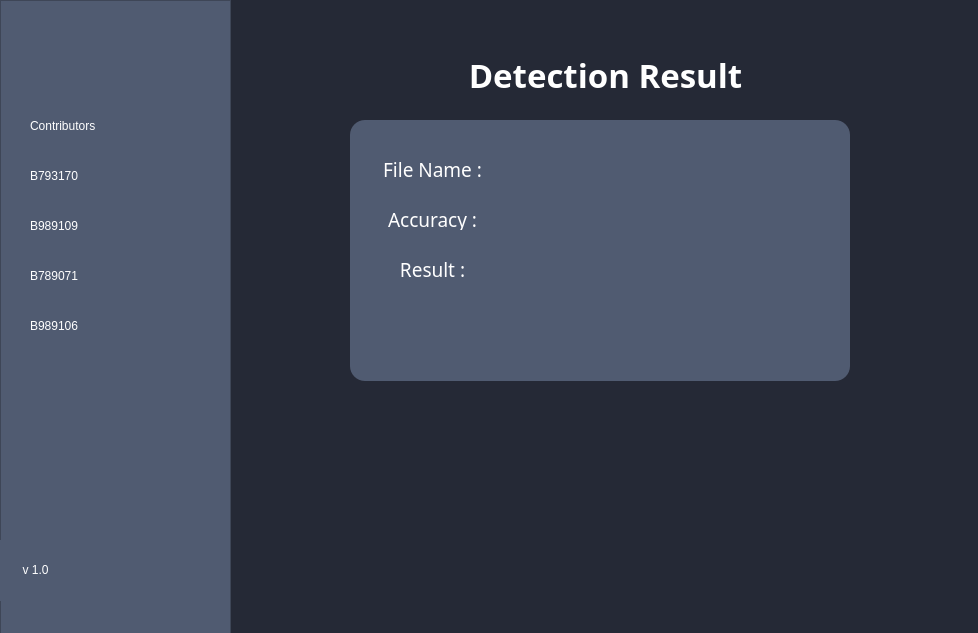
<?xml version="1.0" encoding="UTF-8"?>
<ui version="4.0">
 <class>Dialog</class>
 <widget class="QDialog" name="Dialog">
  <property name="geometry">
   <rect>
    <x>0</x>
    <y>0</y>
    <width>978</width>
    <height>633</height>
   </rect>
  </property>
  <property name="windowTitle">
   <string>Dialog</string>
  </property>
  <property name="styleSheet">
   <string notr="true">background-color:rgb(37, 41, 54)</string>
  </property>
  <widget class="QWidget" name="widget" native="true">
   <property name="geometry">
    <rect>
     <x>0</x>
     <y>0</y>
     <width>981</width>
     <height>781</height>
    </rect>
   </property>
   <property name="minimumSize">
    <size>
     <width>981</width>
     <height>781</height>
    </size>
   </property>
   <property name="maximumSize">
    <size>
     <width>981</width>
     <height>781</height>
    </size>
   </property>
   <widget class="QFrame" name="SideBar">
    <property name="geometry">
     <rect>
      <x>0</x>
      <y>0</y>
      <width>231</width>
      <height>641</height>
     </rect>
    </property>
    <property name="styleSheet">
     <string notr="true">background-color: rgb(80, 91, 113);</string>
    </property>
    <property name="frameShape">
     <enum>QFrame::StyledPanel</enum>
    </property>
    <property name="frameShadow">
     <enum>QFrame::Raised</enum>
    </property>
    <widget class="QPushButton" name="hongiklogo">
     <property name="geometry">
      <rect>
       <x>10</x>
       <y>30</y>
       <width>201</width>
       <height>51</height>
      </rect>
     </property>
     <property name="minimumSize">
      <size>
       <width>201</width>
       <height>51</height>
      </size>
     </property>
     <property name="maximumSize">
      <size>
       <width>201</width>
       <height>51</height>
      </size>
     </property>
     <property name="styleSheet">
      <string notr="true">border:none;</string>
     </property>
     <property name="text">
      <string/>
     </property>
     <property name="icon">
      <iconset resource="Resources/resources.qrc">
       <normaloff>:/icons/hongik.png</normaloff>:/icons/hongik.png</iconset>
     </property>
     <property name="iconSize">
      <size>
       <width>180</width>
       <height>200</height>
      </size>
     </property>
    </widget>
    <widget class="QPushButton" name="menu">
     <property name="geometry">
      <rect>
       <x>30</x>
       <y>100</y>
       <width>200</width>
       <height>51</height>
      </rect>
     </property>
     <property name="minimumSize">
      <size>
       <width>200</width>
       <height>0</height>
      </size>
     </property>
     <property name="maximumSize">
      <size>
       <width>200</width>
       <height>16777215</height>
      </size>
     </property>
     <property name="styleSheet">
      <string notr="true">text-align:left;
font: 63 15pt &quot;Bahnschrift SemiBold SemiConden&quot;;
color: rgb(255, 255, 255);
border:none;</string>
     </property>
     <property name="text">
      <string>Contributors</string>
     </property>
     <property name="icon">
      <iconset resource="Resources/resources.qrc">
       <normaloff>:/icons/menu.png</normaloff>:/icons/menu.png</iconset>
     </property>
     <property name="iconSize">
      <size>
       <width>26</width>
       <height>26</height>
      </size>
     </property>
    </widget>
    <widget class="QPushButton" name="menu_2">
     <property name="geometry">
      <rect>
       <x>30</x>
       <y>150</y>
       <width>130</width>
       <height>51</height>
      </rect>
     </property>
     <property name="minimumSize">
      <size>
       <width>130</width>
       <height>0</height>
      </size>
     </property>
     <property name="maximumSize">
      <size>
       <width>130</width>
       <height>16777215</height>
      </size>
     </property>
     <property name="styleSheet">
      <string notr="true">text-align:left;
font: 63 15pt &quot;Bahnschrift SemiBold SemiConden&quot;;
color: rgb(255, 255, 255);
border:none;</string>
     </property>
     <property name="text">
      <string>B793170</string>
     </property>
     <property name="icon">
      <iconset resource="Resources/resources.qrc">
       <normaloff>:/icons/person.png</normaloff>:/icons/person.png</iconset>
     </property>
     <property name="iconSize">
      <size>
       <width>26</width>
       <height>26</height>
      </size>
     </property>
    </widget>
    <widget class="QPushButton" name="menu_3">
     <property name="geometry">
      <rect>
       <x>30</x>
       <y>200</y>
       <width>130</width>
       <height>51</height>
      </rect>
     </property>
     <property name="minimumSize">
      <size>
       <width>130</width>
       <height>0</height>
      </size>
     </property>
     <property name="maximumSize">
      <size>
       <width>130</width>
       <height>16777215</height>
      </size>
     </property>
     <property name="styleSheet">
      <string notr="true">text-align:left;
font: 63 15pt &quot;Bahnschrift SemiBold SemiConden&quot;;
color: rgb(255, 255, 255);
border:none;</string>
     </property>
     <property name="text">
      <string>B989109</string>
     </property>
     <property name="icon">
      <iconset resource="Resources/resources.qrc">
       <normaloff>:/icons/person.png</normaloff>:/icons/person.png</iconset>
     </property>
     <property name="iconSize">
      <size>
       <width>26</width>
       <height>26</height>
      </size>
     </property>
    </widget>
    <widget class="QPushButton" name="menu_4">
     <property name="geometry">
      <rect>
       <x>30</x>
       <y>250</y>
       <width>130</width>
       <height>51</height>
      </rect>
     </property>
     <property name="minimumSize">
      <size>
       <width>130</width>
       <height>0</height>
      </size>
     </property>
     <property name="maximumSize">
      <size>
       <width>130</width>
       <height>16777215</height>
      </size>
     </property>
     <property name="styleSheet">
      <string notr="true">text-align:left;
font: 63 15pt &quot;Bahnschrift SemiBold SemiConden&quot;;
color: rgb(255, 255, 255);
border:none;</string>
     </property>
     <property name="text">
      <string>B789071</string>
     </property>
     <property name="icon">
      <iconset resource="Resources/resources.qrc">
       <normaloff>:/icons/person.png</normaloff>:/icons/person.png</iconset>
     </property>
     <property name="iconSize">
      <size>
       <width>26</width>
       <height>26</height>
      </size>
     </property>
    </widget>
    <widget class="QPushButton" name="menu_5">
     <property name="geometry">
      <rect>
       <x>30</x>
       <y>300</y>
       <width>130</width>
       <height>51</height>
      </rect>
     </property>
     <property name="minimumSize">
      <size>
       <width>130</width>
       <height>0</height>
      </size>
     </property>
     <property name="maximumSize">
      <size>
       <width>130</width>
       <height>16777215</height>
      </size>
     </property>
     <property name="styleSheet">
      <string notr="true">text-align:left;
font: 63 15pt &quot;Bahnschrift SemiBold SemiConden&quot;;
color: rgb(255, 255, 255);
border:none;</string>
     </property>
     <property name="text">
      <string>B989106</string>
     </property>
     <property name="icon">
      <iconset resource="Resources/resources.qrc">
       <normaloff>:/icons/person.png</normaloff>:/icons/person.png</iconset>
     </property>
     <property name="iconSize">
      <size>
       <width>26</width>
       <height>26</height>
      </size>
     </property>
    </widget>
    <widget class="QPushButton" name="github">
     <property name="geometry">
      <rect>
       <x>170</x>
       <y>550</y>
       <width>51</width>
       <height>41</height>
      </rect>
     </property>
     <property name="minimumSize">
      <size>
       <width>51</width>
       <height>41</height>
      </size>
     </property>
     <property name="maximumSize">
      <size>
       <width>51</width>
       <height>41</height>
      </size>
     </property>
     <property name="styleSheet">
      <string notr="true">QPushButton{
	border:none;
}</string>
     </property>
     <property name="text">
      <string/>
     </property>
     <property name="icon">
      <iconset resource="Resources/resources.qrc">
       <normaloff>:/icons/githubblack.png</normaloff>:/icons/githubblack.png</iconset>
     </property>
     <property name="iconSize">
      <size>
       <width>32</width>
       <height>32</height>
      </size>
     </property>
     <property name="checkable">
      <bool>false</bool>
     </property>
     <property name="checked">
      <bool>false</bool>
     </property>
     <property name="flat">
      <bool>false</bool>
     </property>
    </widget>
    <widget class="QLabel" name="VersionInfo">
     <property name="geometry">
      <rect>
       <x>-20</x>
       <y>540</y>
       <width>111</width>
       <height>61</height>
      </rect>
     </property>
     <property name="minimumSize">
      <size>
       <width>111</width>
       <height>61</height>
      </size>
     </property>
     <property name="maximumSize">
      <size>
       <width>111</width>
       <height>61</height>
      </size>
     </property>
     <property name="styleSheet">
      <string notr="true">font: 63 14pt &quot;Bahnschrift SemiBold SemiConden&quot;;</string>
     </property>
     <property name="text">
      <string>&lt;html&gt;&lt;head/&gt;&lt;body&gt;&lt;p&gt;&lt;span style=&quot; color:#ffffff;&quot;&gt;v 1.0&lt;/span&gt;&lt;/p&gt;&lt;/body&gt;&lt;/html&gt;</string>
     </property>
     <property name="alignment">
      <set>Qt::AlignCenter</set>
     </property>
    </widget>
   </widget>
   <widget class="QLabel" name="Title">
    <property name="geometry">
     <rect>
      <x>240</x>
      <y>50</y>
      <width>731</width>
      <height>51</height>
     </rect>
    </property>
    <property name="minimumSize">
     <size>
      <width>731</width>
      <height>51</height>
     </size>
    </property>
    <property name="maximumSize">
     <size>
      <width>731</width>
      <height>51</height>
     </size>
    </property>
    <property name="font">
     <font>
      <family>Bahnschrift SemiBold SemiConden</family>
      <pointsize>25</pointsize>
      <weight>75</weight>
      <bold>true</bold>
     </font>
    </property>
    <property name="styleSheet">
     <string notr="true">background-color:rgb(37, 41, 54);</string>
    </property>
    <property name="text">
     <string>&lt;html&gt;&lt;head/&gt;&lt;body&gt;&lt;p&gt;&lt;span style=&quot; color:#ffffff;&quot;&gt;Detection Result&lt;/span&gt;&lt;/p&gt;&lt;/body&gt;&lt;/html&gt;</string>
    </property>
    <property name="alignment">
     <set>Qt::AlignCenter</set>
    </property>
   </widget>
   <widget class="QPushButton" name="shutdown">
    <property name="geometry">
     <rect>
      <x>920</x>
      <y>10</y>
      <width>51</width>
      <height>41</height>
     </rect>
    </property>
    <property name="styleSheet">
     <string notr="true">border:none;</string>
    </property>
    <property name="text">
     <string/>
    </property>
    <property name="icon">
     <iconset resource="Resources/resources.qrc">
      <normaloff>:/icons/exit.png</normaloff>:/icons/exit.png</iconset>
    </property>
    <property name="iconSize">
     <size>
      <width>32</width>
      <height>32</height>
     </size>
    </property>
   </widget>
   <widget class="QPushButton" name="minimize">
    <property name="geometry">
     <rect>
      <x>880</x>
      <y>10</y>
      <width>51</width>
      <height>41</height>
     </rect>
    </property>
    <property name="styleSheet">
     <string notr="true">border:none;</string>
    </property>
    <property name="text">
     <string/>
    </property>
    <property name="icon">
     <iconset resource="Resources/resources.qrc">
      <normaloff>:/icons/minimize.png</normaloff>:/icons/minimize.png</iconset>
    </property>
    <property name="iconSize">
     <size>
      <width>32</width>
      <height>32</height>
     </size>
    </property>
   </widget>
   <widget class="QFrame" name="Board1">
    <property name="geometry">
     <rect>
      <x>350</x>
      <y>120</y>
      <width>500</width>
      <height>261</height>
     </rect>
    </property>
    <property name="minimumSize">
     <size>
      <width>500</width>
      <height>261</height>
     </size>
    </property>
    <property name="maximumSize">
     <size>
      <width>171</width>
      <height>161</height>
     </size>
    </property>
    <property name="styleSheet">
     <string notr="true">background-color: rgb(80, 91, 113);
border-radius:15;</string>
    </property>
    <property name="frameShape">
     <enum>QFrame::StyledPanel</enum>
    </property>
    <property name="frameShadow">
     <enum>QFrame::Raised</enum>
    </property>
    <widget class="QLabel" name="exelabel">
     <property name="geometry">
      <rect>
       <x>0</x>
       <y>10</y>
       <width>170</width>
       <height>80</height>
      </rect>
     </property>
     <property name="minimumSize">
      <size>
       <width>170</width>
       <height>80</height>
      </size>
     </property>
     <property name="maximumSize">
      <size>
       <width>111</width>
       <height>61</height>
      </size>
     </property>
     <property name="font">
      <font>
       <family>Bahnschrift SemiBold SemiConden</family>
       <pointsize>14</pointsize>
       <weight>7</weight>
       <italic>false</italic>
       <bold>false</bold>
      </font>
     </property>
     <property name="styleSheet">
      <string notr="true">font: 63 14pt &quot;Bahnschrift SemiBold SemiConden&quot;;</string>
     </property>
     <property name="text">
      <string>&lt;html&gt;&lt;head/&gt;&lt;body&gt;&lt;p&gt;&lt;span style=&quot; color:#ffffff;&quot;&gt;File Name : &lt;/span&gt;&lt;/p&gt;&lt;/body&gt;&lt;/html&gt;</string>
     </property>
     <property name="alignment">
      <set>Qt::AlignCenter</set>
     </property>
    </widget>
    <widget class="QLabel" name="exelabel_2">
     <property name="geometry">
      <rect>
       <x>0</x>
       <y>60</y>
       <width>170</width>
       <height>80</height>
      </rect>
     </property>
     <property name="minimumSize">
      <size>
       <width>170</width>
       <height>80</height>
      </size>
     </property>
     <property name="maximumSize">
      <size>
       <width>111</width>
       <height>61</height>
      </size>
     </property>
     <property name="font">
      <font>
       <family>Bahnschrift SemiBold SemiConden</family>
       <pointsize>14</pointsize>
       <weight>7</weight>
       <italic>false</italic>
       <bold>false</bold>
      </font>
     </property>
     <property name="styleSheet">
      <string notr="true">font: 63 14pt &quot;Bahnschrift SemiBold SemiConden&quot;;</string>
     </property>
     <property name="text">
      <string>&lt;html&gt;&lt;head/&gt;&lt;body&gt;&lt;p&gt;&lt;span style=&quot; color:#ffffff;&quot;&gt;Accuracy : &lt;/span&gt;&lt;/p&gt;&lt;/body&gt;&lt;/html&gt;</string>
     </property>
     <property name="alignment">
      <set>Qt::AlignCenter</set>
     </property>
    </widget>
    <widget class="QLabel" name="exelabel_3">
     <property name="geometry">
      <rect>
       <x>0</x>
       <y>110</y>
       <width>170</width>
       <height>80</height>
      </rect>
     </property>
     <property name="minimumSize">
      <size>
       <width>170</width>
       <height>80</height>
      </size>
     </property>
     <property name="maximumSize">
      <size>
       <width>111</width>
       <height>61</height>
      </size>
     </property>
     <property name="font">
      <font>
       <family>Bahnschrift SemiBold SemiConden</family>
       <pointsize>14</pointsize>
       <weight>7</weight>
       <italic>false</italic>
       <bold>false</bold>
      </font>
     </property>
     <property name="styleSheet">
      <string notr="true">font: 63 14pt &quot;Bahnschrift SemiBold SemiConden&quot;;</string>
     </property>
     <property name="text">
      <string>&lt;html&gt;&lt;head/&gt;&lt;body&gt;&lt;p&gt;&lt;span style=&quot; color:#ffffff;&quot;&gt;Result : &lt;/span&gt;&lt;/p&gt;&lt;/body&gt;&lt;/html&gt;</string>
     </property>
     <property name="alignment">
      <set>Qt::AlignCenter</set>
     </property>
    </widget>
   </widget>
  </widget>
 </widget>
 <resources>
  <include location="Resources/resources.qrc"/>
 </resources>
 <connections/>
</ui>
